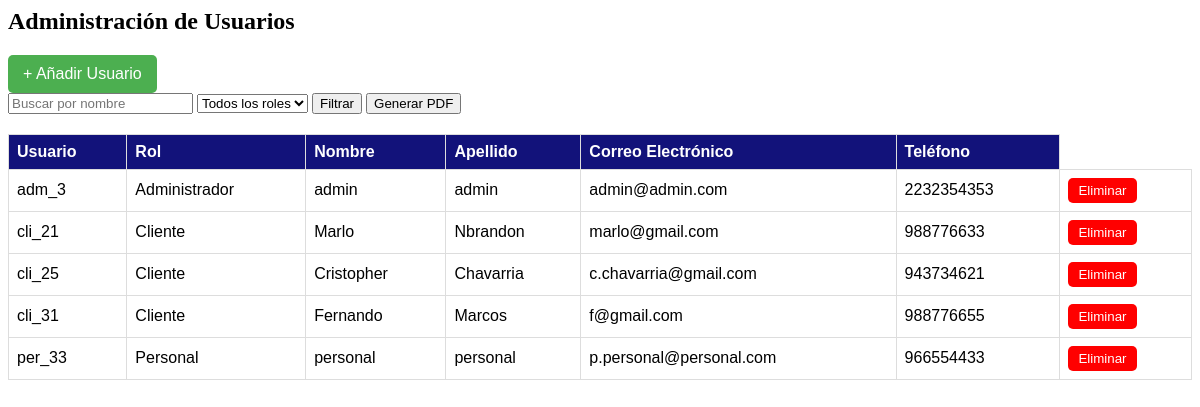
/adm_users/, run on the app's committed database.
### myapp/models.py (models this page shows, shortened)
class UserProfile(models.Model):
    user_id = models.AutoField(primary_key=True)
    user_name = models.CharField(max_length=15, null=False)
    user_lastname = models.CharField(max_length=20, null=False)
    user_password = models.CharField(max_length=20, null=False, default="admin")
    user_mail = models.EmailField(null=False)
    user_fono = models.IntegerField(null=False)
    rol = models.ForeignKey(Rol, on_delete=models.CASCADE)

class Rol(models.Model):
    rol_id = models.CharField(max_length=3, primary_key=True)
    rol_description = models.CharField(max_length=12)

### myapp/views.py (the view)
# urls.py: path('adm_users/', views.adm_users, name='adm_users'),
def adm_users(request):
    users = UserProfile.objects.all()
    return render(request, 'admin/adm_users.html', {'users': users})

### myapp/context_processor.py (called while the page is built)
def totalCarrito(request):
    total = 0
    if "carrito" in request.session.keys():
        for key, value in request.session["carrito"].items():
            total += (value["acumulado"])
    return {"totalCarrito": total}

### myapp/templates/admin/adm_users.html (shortened to what this page needs)
<h2>Administración de Usuarios</h2>
<button id="add-user-btn" class="add-user-button">+ Añadir Usuario</button>
<form id="user-filter-form">
  <input
    type="text"
    id="search"
    name="search"
    placeholder="Buscar por nombre"
  />
  <select id="role_filter" name="role_filter">
    <option value="" selected>Todos los roles</option>
  </select>
  <button id="filtrar" type="button" onclick="filterUsers()">Filtrar</button>
  <button type="button" onclick="generatePDF()">Generar PDF</button>
</form>
<div class="col-md-12">
<table class="user-table">
  <thead>
    <tr>
      <th>Usuario</th>
      <th>Rol</th>
      <th>Nombre</th>
      <th>Apellido</th>
      <th>Correo Electrónico</th>
      <th>Teléfono</th>
    </tr>
  </thead>
  <tbody id="user-table-body">
    {% for user in users %}
    <tr>
      <td>{{ user.rol.rol_id }}_{{ user.user_id }}</td>
      <td>{{ user.rol.rol_description }}</td>
      <td>{{ user.user_name }}</td>
      <td>{{ user.user_lastname }}</td>
      <td>{{ user.user_mail }}</td>
      <td>{{ user.user_fono }}</td>
      <td>
        <button class="delete-user-btn" data-user-id="{{ user.user_id }}">
          Eliminar
        </button>
      </td>
    </tr>
    {% endfor %}
  </tbody>
</table>
</div>

### myapp/templates/admin/adm_users.html (style rules this page uses)
.add-user-button { background-color: #4caf50; color: white; padding: 10px 15px; border: none; border-radius: 5px; cursor: pointer; font-size: 16px; }
.delete-user-btn { background-color: red; color: white; border: none; padding: 5px 10px; border-radius: 5px; cursor: pointer; }
.user-table { font-family: Arial, Helvetica, sans-serif; width: 100%; border-collapse: collapse; margin-top: 20px; }
.user-table th, .user-table td { border: 1px solid #ddd; padding: 8px; text-align: left; }
.user-table th { background-color: rgb(18, 18, 122); color: white; }

### data on the page
UserProfile: rol.rol_id "adm", user_id "3", rol.rol_description "Administrador", user_name "admin", user_lastname "admin", user_mail "admin@admin.com", user_fono "2232354353"
UserProfile: rol.rol_id "cli", user_id "21", rol.rol_description "Cliente", user_name "Marlo", user_lastname "Nbrandon", user_mail "marlo@gmail.com", user_fono "988776633"
UserProfile: rol.rol_id "cli", user_id "25", rol.rol_description "Cliente", user_name "Cristopher", user_lastname "Chavarria", user_mail "c.chavarria@gmail.com", user_fono "943734621"
UserProfile: rol.rol_id "cli", user_id "31", rol.rol_description "Cliente", user_name "Fernando", user_lastname "Marcos", user_mail "f@gmail.com", user_fono "988776655"
UserProfile: rol.rol_id "per", user_id "33", rol.rol_description "Personal", user_name "personal", user_lastname "personal", user_mail "p.personal@personal.com", user_fono "966554433"
